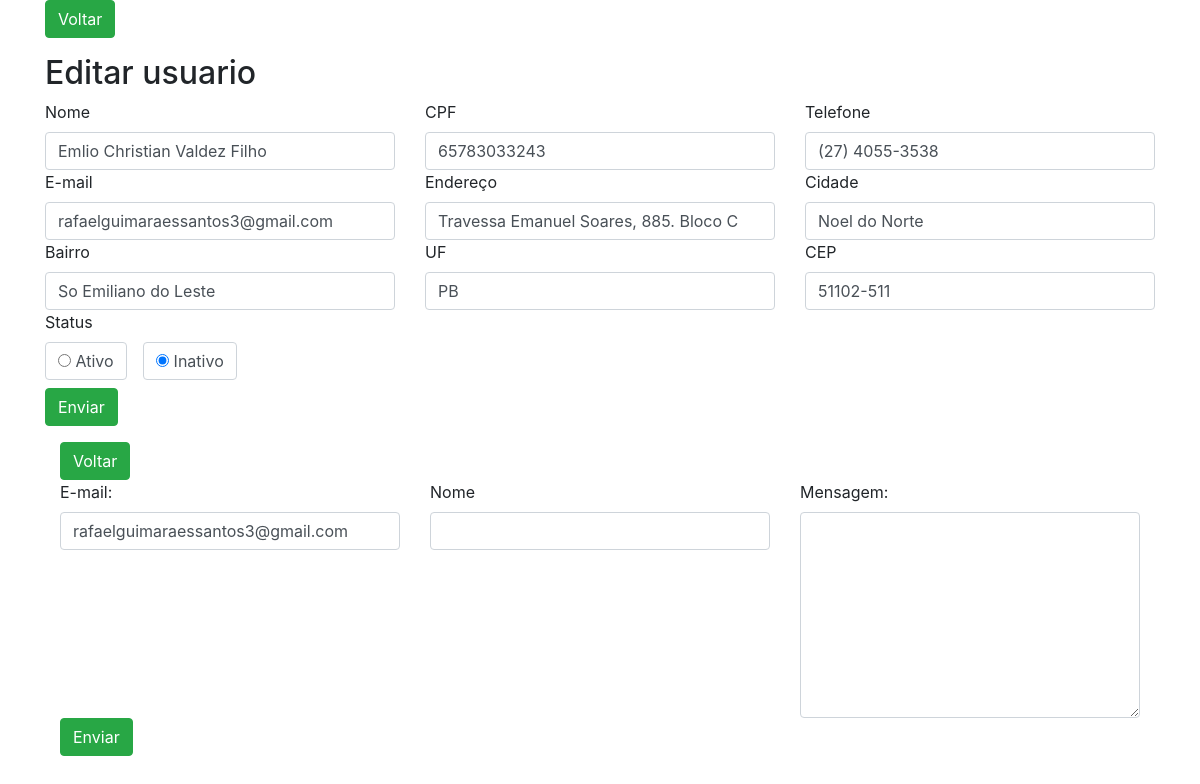
Screenshot of /editar.php?id=284 with the database file from the repository.
### tables this page shows
CREATE TABLE `usuarios` (
  `id` int(11) NOT NULL AUTO_INCREMENT,
  `nome` varchar(45) DEFAULT NULL,
  `ativo` varchar(45) DEFAULT NULL,
  `data` varchar(45) DEFAULT NULL,
  `bairro` varchar(45) DEFAULT NULL,
  `documento` varchar(45) DEFAULT NULL,
  `email` varchar(45) DEFAULT NULL,
  `endereco` varchar(45) DEFAULT NULL,
  `cidade` varchar(45) DEFAULT NULL,
  `uf` varchar(45) DEFAULT NULL,
  `telefone` varchar(45) DEFAULT NULL,
  `cep` varchar(45) DEFAULT NULL,
  PRIMARY KEY (`id`),
  UNIQUE KEY `documento_UNIQUE` (`documento`)
);

### editar.php (called while the page is built, shortened)
<?php
$obUsuario = Usuario::getUsuario($_GET['id']);
include __DIR__.'/includes/header.php';
include __DIR__.'/includes/formulario.php';
include __DIR__.'/includes/EnviarEmail.php';
include __DIR__.'/includes/footer.php';

### app/Db/Database.php (called while the page is built, shortened)
<?php
class Database{
  private $table;
  private $connection;
  public function __construct($table = null){
    $this->table = $table;
  }
  private function setConnection(){
    try{
      $this->connection = new PDO('mysql:host='.self::HOST.';dbname='.self::NAME,self::USER,self::PASS);
      $this->connection->setAttribute(PDO::ATTR_ERRMODE,PDO::ERRMODE_EXCEPTION);
    }catch(PDOException $e){
      die('ERROR: '.$e->getMessage());
    }
  }
  public function execute($query,$params = []){
    try{
      $statement = $this->connection->prepare($query);
      $statement->execute($params);
      return $statement;
    }catch(PDOException $e){
      die('ERROR: '.$e->getMessage());
    }
  }
  public function select($where = null, $order = null, $limit = null, $fields = '*'){
    $where = strlen($where) ? 'WHERE '.$where : '';
    $order = strlen($order) ? 'ORDER BY '.$order : '';
    $limit = strlen($limit) ? 'LIMIT '.$limit : '';
    $query = 'SELECT '.$fields.' FROM '.$this->table.' '.$where.' '.$order.' '.$limit;
    return $this->execute($query);
  }
}

### app/Entity/Usuario.php (called while the page is built, shortened)
<?php
class Usuario{
  public static function getUsuario($id){
    return (new Database('usuarios'))->select('id = '.$id)
                                  ->fetchObject(self::class);
  }
}

### EnviarEmail.php (called while the page is built, shortened)
<?php
$obUsuario = Usuario::getUsuario($_GET['id']);
include __DIR__.'/includes/header.php';
include __DIR__.'/includes/FormEmail.php';
include __DIR__.'/includes/footer.php';

### includes/formulario.php (the view)
<main>
  <section>
    <a href="index.php">
      <button class="btn btn-success">Voltar</button>
    </a>
  </section>
  <h2 class="mt-3"><?=TITLE?></h2>
<form method="post">
  <div class="row">
    <div class="col-4 col-md4">
      <label>Nome</label>
      <input type="text" class="form-control" name="nome" value="<?=$obUsuario->nome?>">
    </div>
    <div class="col-4 col-md-4">
      <label>CPF</label>
      <input type="text" class="form-control" name="documento" value="<?=$obUsuario->documento?>">
    </div>
    <div class="col-4 col-md-4">
      <label>Telefone</label>
      <input type="text" class="form-control" name="telefone" value="<?=$obUsuario->telefone?>">
    </div>
    <div class="col-4 col-md-4">
      <label>E-mail</label>
      <input type="text" class="form-control" name="email" value="<?=$obUsuario->email?>">
    </div>
    <div class="col-4 col-md-4">
      <label>Endereço</label>
      <input type="text" class="form-control" name="endereco" value="<?=$obUsuario->endereco?>">
    </div>
    <div class="col-4 col-md-4">
      <label>Cidade</label>
      <input type="text" class="form-control" name="cidade" value="<?=$obUsuario->cidade?>">
    </div>
    <div class="col-4 col-md-4">
      <label>Bairro</label>
      <input type="text" class="form-control" name="bairro" value="<?=$obUsuario->bairro?>">
    </div>
    <div class="col-4 col-md-4">
      <label>UF</label>
      <input type="text" class="form-control" name="uf" value="<?=$obUsuario->uf?>">
    </div>
    <div class="col-4 col-md-4">
      <label>CEP</label>
      <input type="text" class="form-control" name="cep" value="<?=$obUsuario->cep?>">
    </div>
    <div class="col-12 col-md-12">
      <label>Status</label>
      <div>
          <div class="form-check form-check-inline">
            <label class="form-control">
              <input type="radio" name="ativo" value="1" checked> Ativo
            </label>
          </div>
          <div class="form-check form-check-inline">
            <label class="form-control">
              <input type="radio" name="ativo" value="1" <?=$obUsuario->ativo == '1' ? 'checked' : ''?>> Inativo
            </label>
          </div>
      </div>
    </div>
  </div>
   <div class="form-group">
      <button type="submit" class="btn btn-success">Enviar</button>
    </div>
</form>
</main>

### includes/FormEmail.php
<section>
    <a href="index.php">
      <button class="btn btn-success">Voltar</button>
    </a>
  </section>
<form method="post" action="Email.php" method="post">
  <div class="row">
    <div class="col-4 col-md4">
      <label for="email">E-mail:</label>
		<input type="text" class="form-control" name="email" size="35" value="<?=$obUsuario->email?>"/>
    </div>
    <div class="col-4 col-md4">
      <label>Nome</label>
      <input type="text" class="form-control" name="nome">
    </div>
    <div class="col-4 col-md-4">
      <label >Mensagem:</label>
     <textarea name="mensagem" class="form-control" rows="8" cols="40"></textarea>
    </div>
  </div>
   <div class="form-group">
      <button type="submit" class="btn btn-success">Enviar</button>
    </div>
</form>

### rows the page displays
usuarios: nome "Emlio Christian Valdez Filho", documento "65783033243", telefone "(27) 4055-3538", email "rafaelguimaraessantos3@gmail.com", endereco "Travessa Emanuel Soares, 885. Bloco C", cidade "Noel do Norte", bairro "So Emiliano do Leste", uf "PB", cep "51102-511", ativo "☑ Inativo"

### other values shown
TITLE "Editar usuario"
